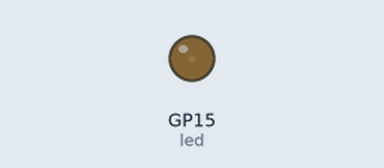
Simulated run of this program. Board: Raspberry Pi Pico running CircuitPython. Shown: output pins drawn as LEDs (lit = HIGH).

Above: at 0.05 s.
At 0.6 s:
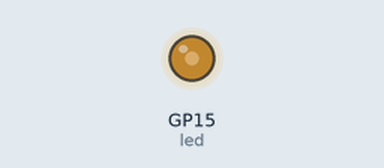
At 1.15 s:
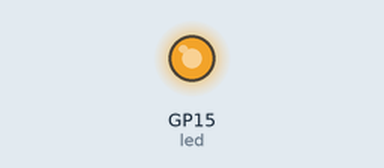
At 2.25 s:
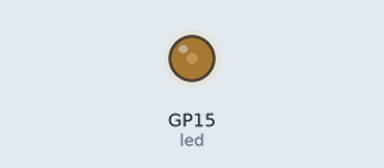
Timing chart, 0 to 5.9 s (numbered marks = the images above):
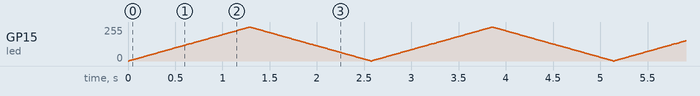

The program:

Lab11_PWM_LED.py
```python
import board
import time
import pwmio

# 設定 GP15 為 PWMOut 物件, 並命名為 led
led = pwmio.PWMOut(board.GP15,
                   frequency=5000,
                   duty_cycle=0)

while True:
    # 數值越來越高, LED 漸漸變亮
    for i in range(0, 65536, 512):
        led.duty_cycle = i   # 設定 PWM 工作週期控制 LED 亮度
        time.sleep(0.01)     # 暫停 0.01 秒
    # 數值越來越低, LED 漸漸變暗
    for i in range(65535, -1, -512):
        led.duty_cycle = i   # 設定 PWM 工作週期控制 LED 亮度
        time.sleep(0.01)     # 暫停 0.01 秒
```
